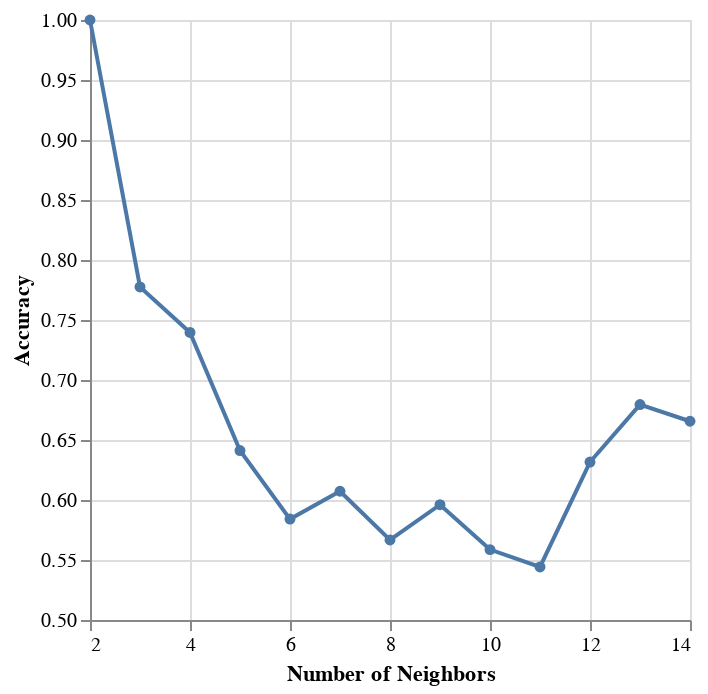

Notebook cell for this chart:
### Code cell
# selecting k value
param_grid = {
    "kneighborsclassifier__n_neighbors": range(2, 15, 1),
}

# making tuning pipeline
players_tune_pipe = make_pipeline(players_sessions_preprocessor, KNeighborsClassifier())

# knn tuning grid
knn_tune_grid = GridSearchCV(
     players_tune_pipe, param_grid, cv=4,scoring='precision'
)#if you want higher precision, add scoring='precision', so when we call best_params_ it will show precision

#knn model grid
knn_model_grid = knn_tune_grid.fit(X_train,y_train)

accuracies_grid= pd.DataFrame(knn_model_grid.cv_results_)
accuracies_grid

#plot accuracies grid
accuracy_versus_k_grid = alt.Chart(accuracies_grid).mark_line(point=True).encode(
     x=alt.X("param_kneighborsclassifier__n_neighbors")
         .title("Number of Neighbors")
         .scale(zero=False),
     y=alt.Y("mean_test_score")
         .title("Accuracy")
         .scale(zero=False)
 )

accuracy_versus_k_grid

### Figure 1 — Vega specification as saved in the notebook (floating-point values rounded to 4 significant figures)
{"$schema": "https://vega.github.io/schema/vega/v5.json", "data": [{"name": "source_0", "values": [{"mean_test_score": 1.0, "param_kneighborsclassifier__n_neighbors": 2}, {"mean_test_score": 0.7776, "param_kneighborsclassifier__n_neighbors": 3}, {"mean_test_score": 0.7397, "param_kneighborsclassifier__n_neighbors": 4}, {"mean_test_score": 0.6412, "param_kneighborsclassifier__n_neighbors": 5}, {"mean_test_score": 0.5841, "param_kneighborsclassifier__n_neighbors": 6}, {"mean_test_score": 0.6073, "param_kneighborsclassifier__n_neighbors": 7}, {"mean_test_score": 0.5667, "param_kneighborsclassifier__n_neighbors": 8}, {"mean_test_score": 0.5961, "param_kneighborsclassifier__n_neighbors": 9}, {"mean_test_score": 0.5587, "param_kneighborsclassifier__n_neighbors": 10}, {"mean_test_score": 0.5442, "param_kneighborsclassifier__n_neighbors": 11}, {"mean_test_score": 0.6316, "param_kneighborsclassifier__n_neighbors": 12}, {"mean_test_score": 0.6795, "param_kneighborsclassifier__n_neighbors": 13}, {"mean_test_score": 0.6656, "param_kneighborsclassifier__n_neighbors": 14}]}, {"name": "data_0", "values": [{"mean_test_score": 1.0, "param_kneighborsclassifier__n_neighbors": 2}, {"mean_test_score": 0.7776, "param_kneighborsclassifier__n_neighbors": 3}, {"mean_test_score": 0.7397, "param_kneighborsclassifier__n_neighbors": 4}, {"mean_test_score": 0.6412, "param_kneighborsclassifier__n_neighbors": 5}, {"mean_test_score": 0.5841, "param_kneighborsclassifier__n_neighbors": 6}, {"mean_test_score": 0.6073, "param_kneighborsclassifier__n_neighbors": 7}, {"mean_test_score": 0.5667, "param_kneighborsclassifier__n_neighbors": 8}, {"mean_test_score": 0.5961, "param_kneighborsclassifier__n_neighbors": 9}, {"mean_test_score": 0.5587, "param_kneighborsclassifier__n_neighbors": 10}, {"mean_test_score": 0.5442, "param_kneighborsclassifier__n_neighbors": 11}, {"mean_test_score": 0.6316, "param_kneighborsclassifier__n_neighbors": 12}, {"mean_test_score": 0.6795, "param_kneighborsclassifier__n_neighbors": 13}, {"mean_test_score": 0.6656, "param_kneighborsclassifier__n_neighbors": 14}]}], "marks": [{"type": "line", "name": "layer_0_marks", "from": {"data": "source_0"}, "sort": {"field": "x"}, "encode": {"update": {"stroke": {"value": "#4c78a8"}, "defined": {"signal": "isValid(datum[\"param_kneighborsclassifier__n_neighbors\"]) && isFinite(+datum[\"param_kneighborsclassifier__n_neighbors\"]) && isValid(datum[\"mean_test_score\"]) && isFinite(+datum[\"mean_test_score\"])"}, "x": {"field": "param_kneighborsclassifier__n_neighbors", "scale": "x"}, "y": {"field": "mean_test_score", "scale": "y"}}}, "style": ["line"]}, {"type": "symbol", "name": "layer_1_marks", "from": {"data": "data_0"}, "encode": {"update": {"x": {"field": "param_kneighborsclassifier__n_neighbors", "scale": "x"}, "y": {"field": "mean_test_score", "scale": "y"}, "opacity": {"value": 1}, "fill": {"value": "#4c78a8"}}}, "style": ["point"]}], "scales": [{"name": "x", "type": "linear", "domain": {"fields": [{"data": "source_0", "field": "param_kneighborsclassifier__n_neighbors"}, {"data": "data_0", "field": "param_kneighborsclassifier__n_neighbors"}]}, "range": [0, {"signal": "width"}], "nice": true, "zero": false}, {"name": "y", "type": "linear", "domain": {"fields": [{"data": "source_0", "field": "mean_test_score"}, {"data": "data_0", "field": "mean_test_score"}]}, "range": [{"signal": "height"}, 0], "zero": false, "nice": true}], "axes": [{"scale": "x", "gridScale": "y", "tickCount": {"signal": "ceil(width/40)"}, "labels": false, "domain": false, "maxExtent": 0, "zindex": 0, "orient": "bottom", "grid": true, "minExtent": 0, "ticks": false, "aria": false}, {"scale": "y", "labels": false, "maxExtent": 0, "domain": false, "grid": true, "gridScale": "x", "minExtent": 0, "tickCount": {"signal": "ceil(height/40)"}, "ticks": false, "zindex": 0, "aria": false, "orient": "left"}, {"scale": "x", "zindex": 0, "orient": "bottom", "title": "Number of Neighbors", "labelFlush": true, "labelOverlap": true, "tickCount": {"signal": "ceil(width/40)"}, "grid": false}, {"scale": "y", "title": "Accuracy", "tickCount": {"signal": "ceil(height/40)"}, "orient": "left", "labelOverlap": true, "grid": false, "zindex": 0}], "width": 300, "background": "white", "height": 300, "style": "cell", "padding": 5}
